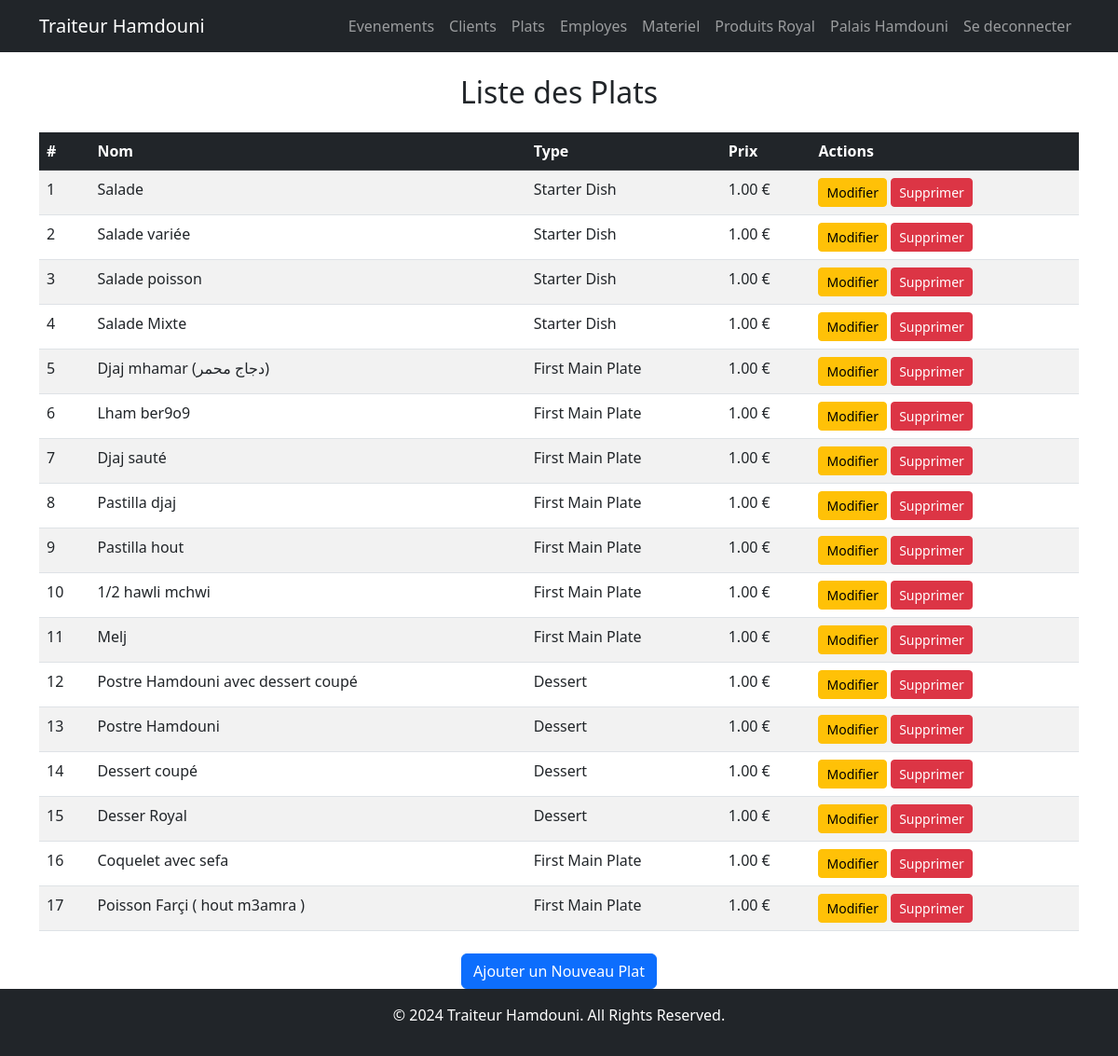
Before: /menu/dishes/ (signed in) with the older database file.
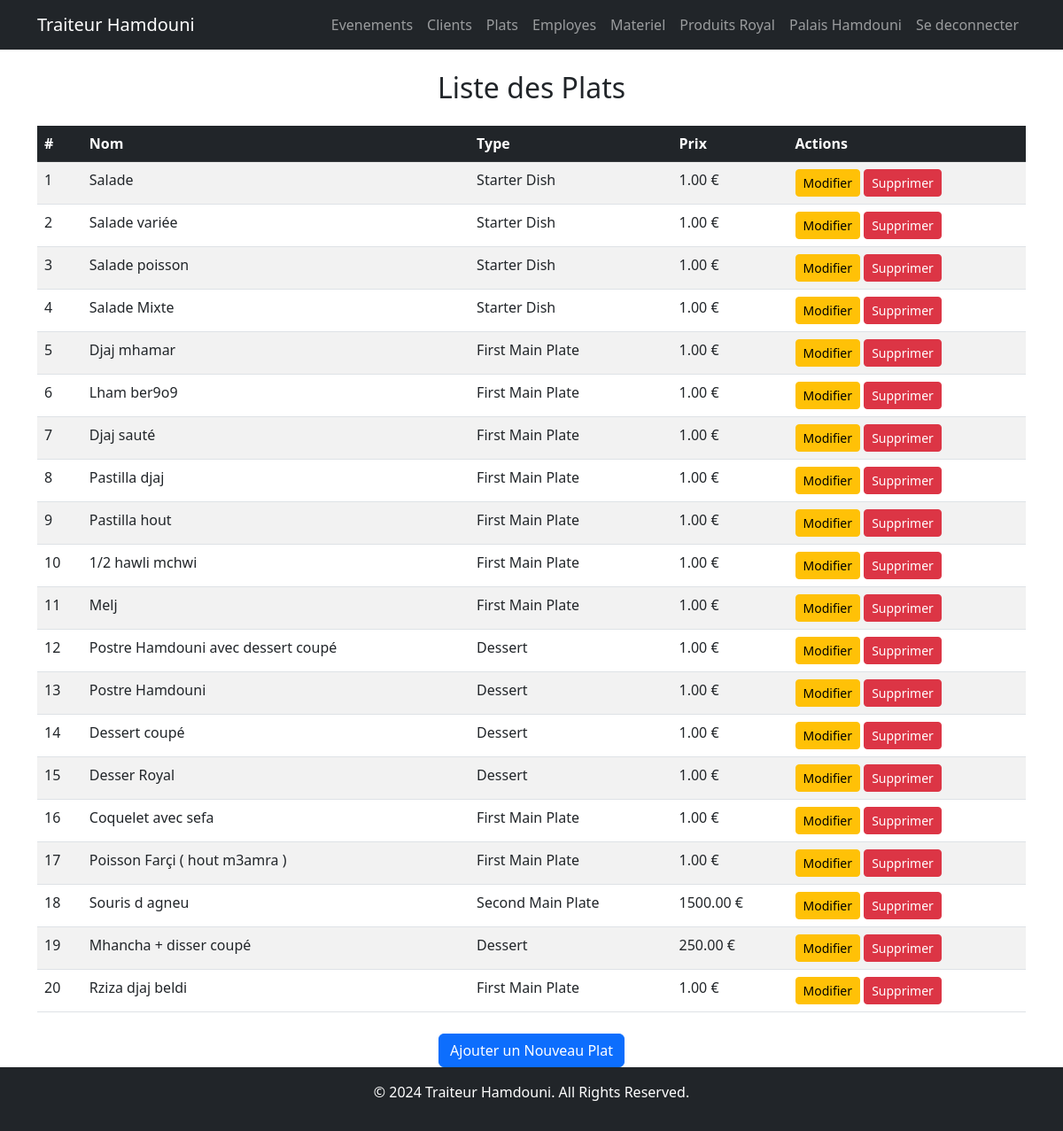
After: the same page with the newer database file.
### menu/models.py (models this page shows, shortened)
class Dish(models.Model):
    DISH_TYPES = [
        ('starter', 'Starter Dish'),
        ('first_main', 'First Main Plate'),
        ('second_main', 'Second Main Plate'),
        ('dessert', 'Dessert'),
    ]
    name = models.CharField(max_length=255, verbose_name="Dish Name")
    dish_type = models.CharField(max_length=20, choices=DISH_TYPES, verbose_name="Dish Type")
    description = models.TextField(blank=True, verbose_name="Description")
    price = models.DecimalField(max_digits=10, decimal_places=2, verbose_name="Price")

### menu/views.py (the view)
# urls.py: path('dishes/', views.dish_list, name='dish_list'),
def dish_list(request):
    dishes = Dish.objects.all()
    return render(request, 'menu/dish_list.html', {'dishes': dishes})

### menu/templates/menu/dish_list.html (shortened to what this page needs)
{% extends 'base.html' %}
{% block content %}
<h2 class="text-center">Liste des Plats</h2>
<table class="table table-striped mt-4">
    <thead class="table-dark">
        <tr>
            <th>#</th>
            <th>Nom</th>
            <th>Type</th>
            <th>Prix</th>
            <th>Actions</th>
        </tr>
    </thead>
    <tbody>
        {% for dish in dishes %}
        <tr>
            <td>{{ forloop.counter }}</td>
            <td>{{ dish.name }}</td>
            <td>{{ dish.get_dish_type_display }}</td>
            <td>{{ dish.price }} €</td>
            <td>
                <a href="{% url 'menu:edit_dish' dish.pk %}" class="btn btn-sm btn-warning">Modifier</a>
                <a href="{% url 'menu:delete_dish' dish.pk %}" class="btn btn-sm btn-danger">Supprimer</a>
            </td>
        </tr>
        {% empty %}
        <tr>
            <td colspan="5" class="text-center">Aucun plat trouvé.</td>
        </tr>
        {% endfor %}
    </tbody>
</table>
<div class="text-center mt-4">
    <a href="{% url 'menu:create_dish' %}" class="btn btn-primary">Ajouter un Nouveau Plat</a>
</div>
{% endblock %}

Changed rows visible on the page:
changed Dish: name "Djaj mhamar (دجاج محمر)" → "Djaj mhamar"
added Dish: name "Souris d agneu", dish_type "Second Main Plate", price "1500.00"
added Dish: name "Mhancha + disser coupé", dish_type "Dessert", price "250.00"
added Dish: name "Rziza djaj beldi", dish_type "First Main Plate", price "1.00"
